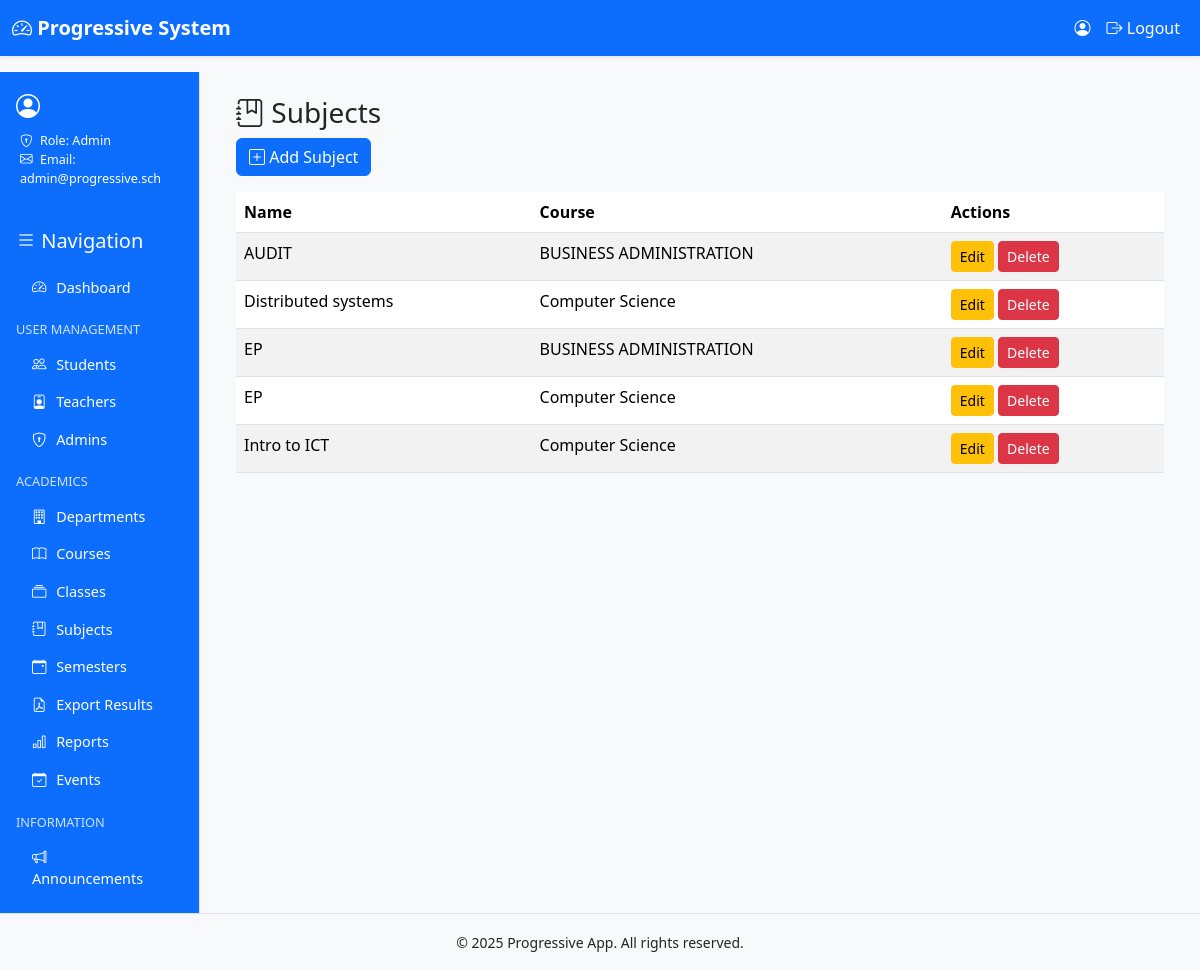
/subjects/ (signed in), run on the app's committed database.
### progressive_app/models.py (models this page shows, shortened)
class User(AbstractUser):
    ROLE_CHOICES = [
        ("admin", "Admin"),
        ("teacher", "Teacher"),
        ("student", "Student"),
    ]
    role = models.CharField(max_length=20, choices=ROLE_CHOICES)
    admission_number = models.CharField(max_length=20, blank=True, null=True, unique=True)
    department = models.ForeignKey("Department", on_delete=models.SET_NULL, null=True, blank=True)
    course = models.ForeignKey("Course", on_delete=models.SET_NULL, null=True, blank=True)
    school_class = models.ForeignKey("SchoolClass", on_delete=models.SET_NULL, null=True, blank=True)
    semester = models.ForeignKey("Semester", on_delete=models.SET_NULL, null=True, blank=True)

class Subject(models.Model):
    name = models.CharField(max_length=100)
    course = models.ForeignKey(Course, on_delete=models.CASCADE, related_name="subjects")

class Course(models.Model):
    name = models.CharField(max_length=100)
    department = models.ForeignKey(Department, on_delete=models.CASCADE, related_name="courses")

### progressive_app/views.py (the view)
# urls.py: path("subjects/", views.subjects_list, name="subjects_list"),
@login_required
def subjects_list(request):
    if not require_role(request.user, ["admin"]):
        return forbid_or_redirect_login(request)
    qs = Subject.objects.select_related("course").order_by("name")
    return render(request, "admin/subjects_list.html", {"subjects": qs})

### progressive_app/views.py (called while the page is built)
def require_role(user, allowed_roles):
    return user.is_authenticated and user.role in allowed_roles

### progressive_app/templates/admin/subjects_list.html (shortened to what this page needs)
{% extends 'base.html' %}
{% block content %}
<div class="container">
  <h3><i class="bi bi-journal-bookmark"></i> Subjects</h3>
  <a href="{% url 'progressive_app:subject_create' %}" class="btn btn-primary mb-3"><i class="bi bi-plus-square"></i> Add Subject</a>
  <table class="table table-striped">
    <thead><tr><th>Name</th><th>Course</th><th>Actions</th></tr></thead>
    <tbody>
      {% for s in subjects %}
      <tr>
        <td>{{ s.name }}</td>
        <td>{{ s.course.name }}</td>
        <td>
          <a href="{% url 'progressive_app:subject_edit' s.id %}" class="btn btn-sm btn-warning">Edit</a>
          <a href="{% url 'progressive_app:subject_delete' s.id %}" class="btn btn-sm btn-danger">Delete</a>
        </td>
      </tr>
      {% empty %}<tr><td colspan="3">No subjects found.</td></tr>{% endfor %}
    </tbody>
  </table>
</div>
{% endblock %}

### progressive_app/templates/base.html (shortened to what this page needs)
{% load static %}
<!doctype html>
<html lang="en">
  <head>
    <link href="https://cdn.jsdelivr.net/npm/bootstrap@5.3.2/dist/css/bootstrap.min.css" rel="stylesheet">
    <link href="https://cdn.jsdelivr.net/npm/bootstrap-icons@1.11.1/font/bootstrap-icons.css" rel="stylesheet">
    <link rel="stylesheet" href="{% static 'css/theme.css' %}">
  </head>
<body class="d-flex flex-column min-vh-100">
    <nav class="navbar navbar-expand-lg shadow-sm bg-light">
      <div class="container-fluid">
        <a class="navbar-brand" href="{% url 'progressive_app:dashboard' %}">
          <i class="bi bi-speedometer2"></i> Progressive System
        </a>
        <div class="collapse navbar-collapse" id="navbarNav">
          <ul class="navbar-nav ms-auto">
            {% if user.is_authenticated %}
              <li class="nav-item">
                <span class="nav-link">
                  <i class="bi bi-person-circle"></i> {{ user.first_name }} {{ user.last_name }}
                </span>
              </li>
              <li class="nav-item">
                <a class="nav-link text-warning" href="{% url 'progressive_app:logout' %}">
                  <i class="bi bi-box-arrow-right"></i> Logout
                </a>
              </li>
            {% else %}
              <li class="nav-item">
                <a class="nav-link" href="{% url 'progressive_app:login' %}">
                  <i class="bi bi-box-arrow-in-right"></i> Login
                </a>
              </li>
            {% endif %}
          </ul>
        </div>
      </div>
    </nav>
   <div class="container-fluid flex-grow-1">
      <div class="row min-vh-100">
        <div class="col-md-3 col-lg-2 sidebar bg-primary text-white p-3 d-flex flex-column">
          <div class="profile-box mb-4">
            <div class="d-flex align-items-center mb-2">
              <i class="bi bi-person-circle fs-4 me-2"></i>
            </div>
            <ul class="list-unstyled small ms-1">
              {% if user.role == 'student' %}
                <li><i class="bi bi-card-list me-1"></i> Admission: {{ user.admission_number }}</li>
                <li><i class="bi bi-collection me-1"></i> Class: {{ user.school_class.name }}</li>
                <li><i class="bi bi-building me-1"></i> Department: {{ user.department.name }}</li>
                <li><i class="bi bi-journal-bookmark me-1"></i> Course: {{ user.course.name }}</li>
              {% elif user.role == 'teacher' %}
                <li><i class="bi bi-building me-1"></i> Department: {{ user.department.name }}</li>
                <li><i class="bi bi-envelope me-1"></i> Email: {{ user.email }}</li>
              {% elif user.role == 'admin' %}
                <li><i class="bi bi-shield-lock me-1"></i> Role: Admin</li>
                <li><i class="bi bi-envelope me-1"></i> Email: {{ user.email }}</li>
              {% endif %}
            </ul>
          </div>
          <h5 class="mb-3"><i class="bi bi-list"></i> Navigation</h5>
          <div class="list-group list-group-flush flex-grow-1">
            <a href="{% url 'progressive_app:dashboard' %}" class="list-group-item list-group-item-action bg-primary text-white">
              <i class="bi bi-speedometer2"></i> Dashboard
            </a>
            {% if user.role == 'admin' %}
              <h6 class="mt-3 mb-2">User Management</h6>
              <a href="{% url 'progressive_app:students_list' %}" class="list-group-item bg-primary text-white"><i class="bi bi-people"></i> Students</a>
              <a href="{% url 'progressive_app:teachers_list' %}" class="list-group-item bg-primary text-white"><i class="bi bi-person-badge"></i> Teachers</a>
              <a href="{% url 'progressive_app:admins_list' %}" class="list-group-item bg-primary text-white"><i class="bi bi-shield-lock"></i> Admins</a>
              <h6 class="mt-3 mb-2">Academics</h6>
              <a href="{% url 'progressive_app:departments_list' %}" class="list-group-item bg-primary text-white"><i class="bi bi-building"></i> Departments</a>
              <a href="{% url 'progressive_app:courses_list' %}" class="list-group-item bg-primary text-white"><i class="bi bi-book"></i> Courses</a>
              <a href="{% url 'progressive_app:classes_list' %}" class="list-group-item bg-primary text-white"><i class="bi bi-collection"></i> Classes</a>
              <a href="{% url 'progressive_app:subjects_list' %}" class="list-group-item bg-primary text-white"><i class="bi bi-journal-bookmark"></i> Subjects</a>
              <a href="{% url 'progressive_app:semesters_list' %}" class="list-group-item bg-primary text-white"><i class="bi bi-calendar-event"></i> Semesters</a>
              <a href="{% url 'progressive_app:admin_results_pdf' %}" class="list-group-item bg-primary text-white"><i class="bi bi-file-earmark-pdf"></i> Export Results</a>
              <a href="{% url 'progressive_app:reports' %}" class="list-group-item bg-primary text-white"><i class="bi bi-bar-chart"></i> Reports</a>
              <a href="{% url 'progressive_app:events_list' %}" class="list-group-item bg-primary text-white"><i class="bi bi-calendar-check"></i> Events</a>
            {% endif %}
            <h6 class="mt-3 mb-2">Information</h6>
            <a href="{% url 'progressive_app:announcements_list' %}" class="list-group-item bg-primary text-white"><i class="bi bi-megaphone"></i> Announcements</a>
          </div>
        </div>
        <main class="col-md-9 col-lg-10 p-4">
          {% block content %}{% endblock %}
        </main>
      </div>
    </div>
    <footer class="bg-light text-center py-3 border-top mt-auto">
      <small>&copy; {% now "Y" %} Progressive App. All rights reserved.</small>
    </footer>
  </body>
</html>

### static/css/theme.css (style rules this page uses)
:root { --prog-blue: #0d6efd; }
.btn-primary { background: var(--prog-blue); border-color: var(--prog-blue); }
a { text-decoration: none; }
body { font-family: "Segoe UI", Roboto, Helvetica, Arial, sans-serif; background-color: #f8f9fa; }
.navbar { background-color: #0d6efd !important; }
.navbar-brand { font-weight: bold; color: #fff !important; }
.navbar .nav-link { color: #fff !important; }
.sidebar { min-height: 100vh; border-right: 1px solid #dee2e6; background-color: #0d6efd; }
.sidebar h5, .sidebar h6 { color: #fff; }
.list-group-item { background-color: #0d6efd; color: #fff; border: none; }
.list-group-item i { margin-right: 6px; }
.btn-primary { background-color: #0d6efd; border-color: #0d6efd; }
.sidebar { font-size: 0.9rem; }
.sidebar .list-group-item { background-color: #0d6efd; color: #fff; border: none; }
.sidebar h6 { font-size: 0.8rem; text-transform: uppercase; margin-top: 1rem; margin-bottom: 0.5rem; color: #cfe2ff; }

### data on the page
User: email "admin@progressive.sch"
Subject: name "AUDIT", course.name "BUSINESS ADMINISTRATION"
Subject: name "Distributed systems", course.name "Computer Science"
Subject: name "EP", course.name "BUSINESS ADMINISTRATION"
Subject: name "EP", course.name "Computer Science"
Subject: name "Intro to ICT", course.name "Computer Science"
